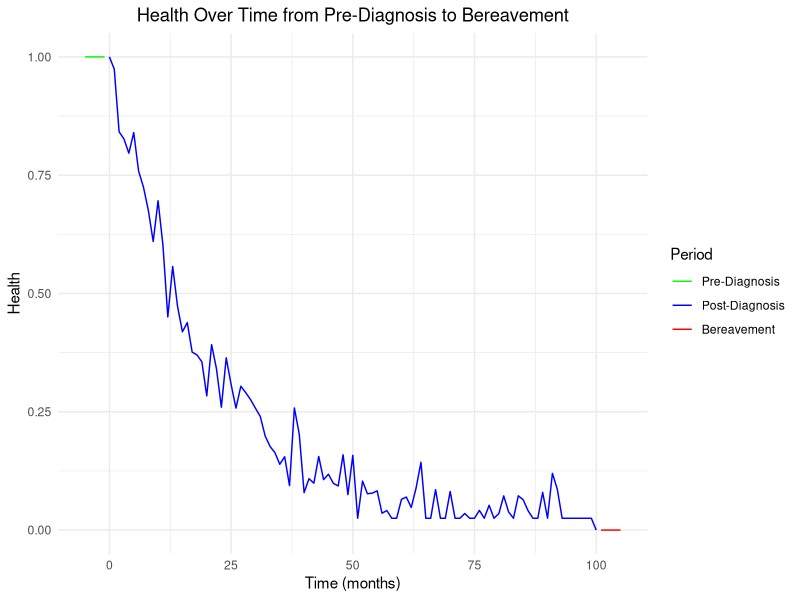

Write R code to recreate this figure.
## ---- chunk 1

# Load necessary library
library(ggplot2)

# Set seed for reproducibility
set.seed(123)

# Simulate data
time <- seq(-5, 105, by = 1)  # Time including health period before diagnosis, from diagnosis until end of bereavement period (e.g., in months)
diagnosis_point <- 0  # Time of diagnosis (in months)
transition_point <- 100  # Time of death in months
bereavement_end <- 105  # End of bereavement period

# Health levels: constant before diagnosis, exponential decline after diagnosis until death (with peaks and valleys), then stable during bereavement
health <- ifelse(time < diagnosis_point, 1, 
                 ifelse(time <= transition_point, pmax(0.025, pmin(1, exp(-0.05 * (time - diagnosis_point)) + rnorm(length(time[time > diagnosis_point]), mean = 0, sd = 0.05))), 
                        rep(0, length(time) - transition_point + diagnosis_point)))

# Ensure it ends exactly at 0 at transition_point
health[time == transition_point] <- 0

# Period labels
period <- ifelse(time < diagnosis_point, "Pre-Diagnosis", 
                 ifelse(time <= transition_point, "Post-Diagnosis", "Bereavement"))

# Create a data frame
data <- data.frame(time = time, health = health, period = factor(period, levels = c("Pre-Diagnosis", "Post-Diagnosis", "Bereavement")))

# Plot the data
ggplot(data, aes(x = time, y = health, color = period)) +
  geom_line() +
 # geom_point(size = 0.5) +
  scale_color_manual(values = c("green", "blue", "red")) +
  labs(title = "Health Over Time from Pre-Diagnosis to Bereavement",
       x = "Time (months)",
       y = "Health",
       color = "Period") +
  theme_minimal() +
  theme(plot.title = element_text(hjust = 0.5))




